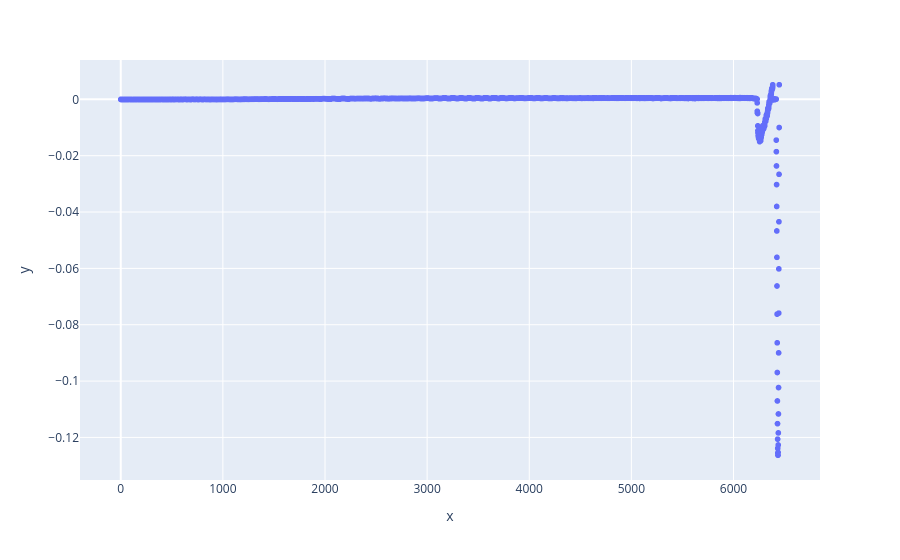

The notebook cell saved with this chart:
### Code cell
# paths = glob.glob(r"E:\Group\File_Exchange\Raoul_Paula\151124\air_calib3\*.txt")
# paths = glob.glob(r"E:\Group\File_Exchange\Raoul_Paula\glass_afm_041124_calib\*.txt")
# paths = glob.glob(r"E:\Group\File_Exchange\Raoul_Paula\2024_11_08\afm_pdms_35t1_liquid\*.txt")
# paths = glob.glob(r"E:\Group\File_Exchange\Raoul_Paula\2024_11_08\afm_glass_liquid_2\*.txt")
# paths = glob.glob(r"E:\Group\File_Exchange\Raoul_Paula\2024_11_08\afm_glass_liquid_1\*.txt")
# paths = glob.glob(r"E:\Group\File_Exchange\Raoul_Paula\2024_11_15\afm_rtv_liquid\*.txt")#RTV data
# paths = glob.glob(r"E:\Group\File_Exchange\Raoul_Paula\Immersed_afm_081124\*.txt") # on glass
# paths = glob.glob(r"E:\Group\File_Exchange\Paula_Havar\Pycharm project\txts\*.txt")
# paths = glob.glob(r"E:\Group\File_Exchange\Raoul_Paula\2024_11_29\afm_pdms35t1_ethanol_no2\*.txt")
# paths = glob.glob(r"E:\Group\File_Exchange\Raoul_Paula\2024_11_29\afm_pdms35t1_pbs_no5\*.txt")
# paths = glob.glob(r"E:\Group\File_Exchange\Raoul_Paula\2024_11_29\afm_pdms35t1_plasma_pbs_no3\*.txt")

# 49
#paths = glob.glob(r"G:\File_Exchange\Raoul_Paula\2024_12_06\afm_colgel_glue1_pbs_500pN_10nN\*.txt")

# 50
#paths = glob.glob(r"G:\File_Exchange\Raoul_Paula\2024_12_06\afm_colgel_glue1_pbs_50pN_1nN_1ums\*.txt")

# 51
#paths = glob.glob(r"G:\File_Exchange\Raoul_Paula\2024_12_06\afm_colgel_glue1_pbs_250pn_1nN_2ums\*.txt")

# 52
#paths = glob.glob(r"G:\File_Exchange\Raoul_Paula\2024_12_06\afm_colgel_glue2_pbs_500pN_5nN_1ums\*.txt")


paths = glob.glob(r"F:\pcameron\3_Experimental\AFM\140125\afm_rtv_pbs_1\*.txt")


afm = IndentationSet(paths, exp_type="afm")

afm.plot_all(linestyle="", units="nano")
afm.plot_all_raw(linestyle="")

# plt.figure()
# plt.plot(-afm.data[0]["raw"]["z"], afm.data[0]["raw"]["force"], 'r*')
# plt.show()

fig = px.scatter(y=afm.data[4]["raw"]["force"])
fig.show()

plt.figure()
plt.plot(afm.data[4]["raw"]["z"], 'b*')
plt.show()

### Figure 1 — Plotly figure (JSON) as saved in the notebook; plotly's stock layout.template omitted (floating-point values rounded to 4 significant figures; data arrays with more than 128 entries replaced by an {"elided": "..."} marker saying what was removed)
{"data": [{"hovertemplate": "x=%{x}<br>y=%{y}<extra></extra>", "legendgroup": "", "marker": {"color": "#636efa", "symbol": "circle"}, "mode": "markers", "name": "", "showlegend": false, "type": "scattergl", "x": {"elided": "6449 int values"}, "xaxis": "x", "y": {"elided": "6449 float values"}, "yaxis": "y"}], "layout": {"autosize": true, "legend": {"tracegroupgap": 0}, "margin": {"t": 60}, "xaxis": {"anchor": "y", "autorange": true, "domain": [0, 1], "range": [-386.7, 6835.0], "title": {"text": "x"}, "type": "linear"}, "yaxis": {"anchor": "x", "autorange": true, "domain": [0, 1], "range": [-0.1365, 0.01537], "title": {"text": "y"}, "type": "linear"}}}
